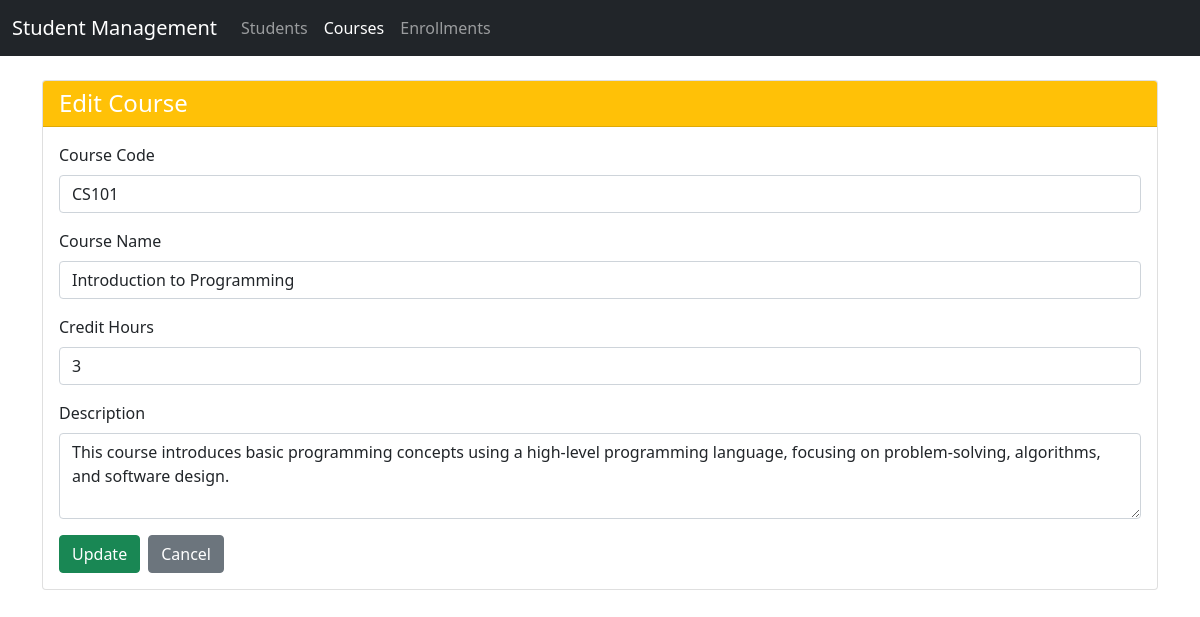
Page /project/index.php?controller=course&action=edit&id=1 on the earlier database version.
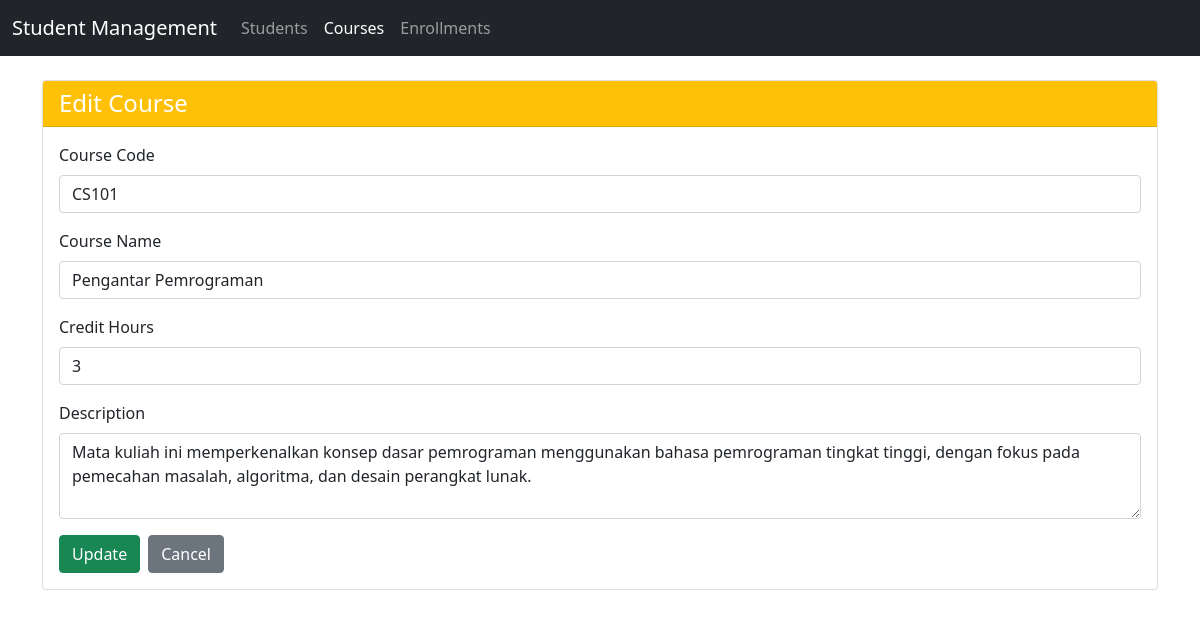
Same page on the later database version.
### tables this page shows
CREATE TABLE `courses` (
  `id` int(11) NOT NULL AUTO_INCREMENT,
  `course_code` varchar(10) NOT NULL,
  `course_name` varchar(100) NOT NULL,
  `credit_hours` int(1) NOT NULL,
  `description` text DEFAULT NULL,
  PRIMARY KEY (`id`)
);

### project/controllers/CourseController.php (called while the page is built, shortened)
<?php
require_once 'models/Course.php';
require_once 'views/course.view.php';
class CourseController {
    private $course;
    private $view;
    public function __construct() {
        $this->course = new Course();
        $this->view = new CourseView();
    }
    public function edit($id) {
        if (!$this->course->getById($id)) {
            header('Location: index.php?controller=course&action=index');
            return;
        }
        $this->view->renderEdit($this->course);
    }
}
?>

### project/models/Course.php (called while the page is built, shortened)
<?php
require_once 'config/connection.php';
class Course {
    private $conn;
    private $table = 'courses';
    public function __construct() {
        $database = new Database();
        $this->conn = $database->getConnection();
    }
    public function getById($id) {
        $query = "SELECT * FROM {$this->table} WHERE id = ?";
        $stmt = $this->conn->prepare($query);
        $stmt->bind_param("i", $id);
        $stmt->execute();
        $result = $stmt->get_result();
        if ($result->num_rows > 0) {
            $row = $result->fetch_assoc();
            $this->id = $row['id'];
            $this->course_code = $row['course_code'];
            $this->course_name = $row['course_name'];
            $this->credit_hours = $row['credit_hours'];
            $this->description = $row['description'];
            return true;
        }
        return false;
    }
}
?>

### project/config/connection.php (called while the page is built, shortened)
<?php
class Database {
    private $host = "localhost";
    private $username = "root";
    private $password = "";
    private $database = "tp_mvc";
    private $conn = null;
    public function getConnection() {
        if ($this->conn === null) {
            $this->conn = new mysqli($this->host, $this->username, $this->password, $this->database);
        }
        return $this->conn;
    }
}
?>

### project/views/course.view.php (the view, shortened to what this page needs)
<?php
class CourseView
{
    private $controller;
    public function __construct($controller = 'course') {
        $this->controller = $controller;
    }
    private function renderHeader() {
        $controller = $this->controller;
        include 'views/layouts/header.php';
        return ob_get_clean();
    }
        ?>
        <?php
    public function renderEdit($course)
    {
        $header = $this->renderHeader();
        echo $header;
        ?>
        <div class="card">
            <div class="card-header bg-warning text-white">
                <h4 class="mb-0">Edit Course</h4>
            </div>
            <div class="card-body">
                <form action="index.php?controller=course&action=edit&id=<?php echo $course->id; ?>" method="post">
                    <div class="mb-3">
                        <label for="course_code" class="form-label">Course Code</label>
                        <input type="text" name="course_code" id="course_code" class="form-control"
                               value="<?php echo htmlspecialchars($course->course_code); ?>" required>
                    </div>
                    <div class="mb-3">
                        <label for="course_name" class="form-label">Course Name</label>
                        <input type="text" name="course_name" id="course_name" class="form-control"
                               value="<?php echo htmlspecialchars($course->course_name); ?>" required>
                    </div>
                    <div class="mb-3">
                        <label for="credit_hours" class="form-label">Credit Hours</label>
                        <input type="number" name="credit_hours" id="credit_hours" class="form-control" min="1" max="6"
                               value="<?php echo htmlspecialchars($course->credit_hours); ?>" required>
                    </div>
                    <div class="mb-3">
                        <label for="description" class="form-label">Description</label>
                        <textarea name="description" id="description" class="form-control" rows="3"><?php
                            echo htmlspecialchars($course->description);
                        ?></textarea>
                    </div>
                    <div class="d-flex gap-2">
                        <button type="submit" class="btn btn-success">Update</button>
                        <a href="index.php?controller=course&action=index" class="btn btn-secondary">Cancel</a>
                    </div>
                </form>
            </div>
        </div>
        </body>
        </html>
        <?php
    }
}

Differences in the rows shown:
changed courses "CS101": course_name "Introduction to Programming" → "Pengantar Pemrograman"; description "This course introduces basic programming concepts using a high-level programming language, focusing on problem-solving, algorithms, and software design." → "Mata kuliah ini memperkenalkan konsep dasar pemrograman menggunakan bahasa pemrograman tingkat tinggi, dengan fokus pada pemecahan masalah, algoritma, dan desain perangkat lunak."
